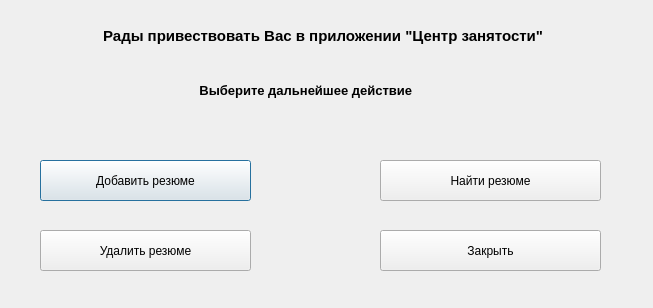
<?xml version="1.0" encoding="UTF-8"?>
<ui version="4.0">
 <class>ResumeWindow</class>
 <widget class="QDialog" name="ResumeWindow">
  <property name="geometry">
   <rect>
    <x>0</x>
    <y>0</y>
    <width>653</width>
    <height>308</height>
   </rect>
  </property>
  <property name="windowTitle">
   <string>Dialog</string>
  </property>
  <widget class="QLabel" name="change">
   <property name="geometry">
    <rect>
     <x>120</x>
     <y>70</y>
     <width>311</width>
     <height>41</height>
    </rect>
   </property>
   <property name="font">
    <font>
     <pointsize>10</pointsize>
     <weight>75</weight>
     <bold>true</bold>
    </font>
   </property>
   <property name="text">
    <string>                      Выберите дальнейшее действие</string>
   </property>
  </widget>
  <widget class="QLabel" name="label_2">
   <property name="enabled">
    <bool>true</bool>
   </property>
   <property name="geometry">
    <rect>
     <x>20</x>
     <y>20</y>
     <width>681</width>
     <height>31</height>
    </rect>
   </property>
   <property name="font">
    <font>
     <pointsize>11</pointsize>
     <weight>75</weight>
     <bold>true</bold>
    </font>
   </property>
   <property name="layoutDirection">
    <enum>Qt::RightToLeft</enum>
   </property>
   <property name="autoFillBackground">
    <bool>true</bool>
   </property>
   <property name="lineWidth">
    <number>9</number>
   </property>
   <property name="text">
    <string>                    Рады привествовать Вас в приложении &quot;Центр занятости&quot;</string>
   </property>
  </widget>
  <widget class="QPushButton" name="pushButton">
   <property name="geometry">
    <rect>
     <x>40</x>
     <y>160</y>
     <width>211</width>
     <height>41</height>
    </rect>
   </property>
   <property name="text">
    <string>Добавить резюме</string>
   </property>
  </widget>
  <widget class="QPushButton" name="pushButton_2">
   <property name="geometry">
    <rect>
     <x>40</x>
     <y>230</y>
     <width>211</width>
     <height>41</height>
    </rect>
   </property>
   <property name="text">
    <string>Удалить резюме</string>
   </property>
  </widget>
  <widget class="QPushButton" name="pushButton_3">
   <property name="geometry">
    <rect>
     <x>380</x>
     <y>160</y>
     <width>221</width>
     <height>41</height>
    </rect>
   </property>
   <property name="text">
    <string>Найти резюме</string>
   </property>
  </widget>
  <widget class="QPushButton" name="pushButton_4">
   <property name="geometry">
    <rect>
     <x>380</x>
     <y>230</y>
     <width>221</width>
     <height>41</height>
    </rect>
   </property>
   <property name="text">
    <string>Закрыть</string>
   </property>
  </widget>
 </widget>
 <resources/>
 <connections/>
</ui>
